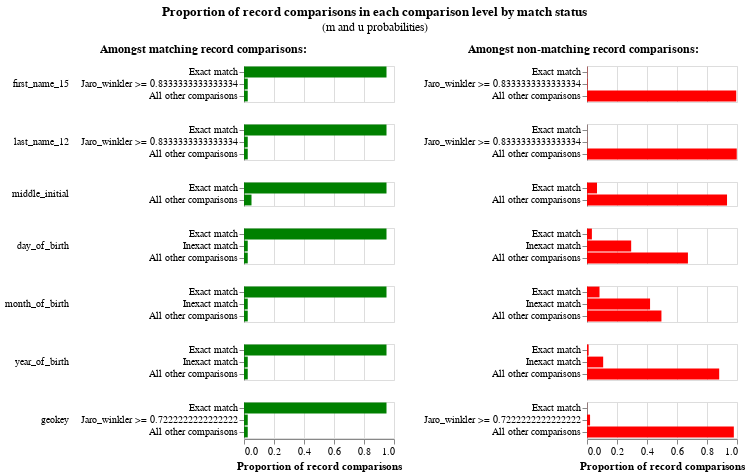

The notebook cell saved with this chart:
### Code cell
# Ignore the green bars on the left, these are the m probabilities that haven't been estimated yet
linker.m_u_parameters_chart()

### Figure 1 — Vega-Lite specification as saved in the notebook (floating-point values rounded to 4 significant figures)
{"config": {"view": {"continuousWidth": 300, "continuousHeight": 300, "discreteHeight": 300, "discreteWidth": 400}, "header": {"title": null}, "title": {"anchor": "middle", "offset": 10}}, "hconcat": [{"mark": "bar", "encoding": {"color": {"value": "green"}, "row": {"field": "comparison_name", "header": {"labelAlign": "left", "labelAnchor": "middle", "labelAngle": 0}, "sort": {"field": "comparison_sort_order"}, "type": "nominal"}, "tooltip": [{"field": "m_probability_description", "title": "m probability description", "type": "nominal"}, {"field": "comparison_name", "title": "Comparison column name", "type": "nominal"}, {"field": "label_for_charts", "title": "Label", "type": "ordinal"}, {"field": "sql_condition", "title": "SQL condition", "type": "nominal"}, {"field": "m_probability", "format": ".4p", "title": "m probability", "type": "quantitative"}, {"field": "u_probability", "format": ".4p", "title": "u probability", "type": "quantitative"}, {"field": "bayes_factor", "format": ",.4f", "title": "Bayes factor = m/u", "type": "quantitative"}, {"field": "log2_bayes_factor", "format": ",.4f", "title": "Match weight = log2(m/u)", "type": "quantitative"}], "x": {"axis": {"title": "Proportion of record comparisons"}, "field": "m_probability", "type": "quantitative"}, "y": {"axis": {"title": null}, "field": "label_for_charts", "sort": {"field": "comparison_vector_value", "order": "descending"}, "type": "nominal"}}, "height": {"step": 12}, "resolve": {"scale": {"y": "independent"}}, "title": {"text": "Amongst matching record comparisons:", "fontSize": 12, "fontWeight": "bold"}, "transform": [{"filter": "(datum.bayes_factor != 'no-op filter due to vega lite issue 4680')"}], "width": 150}, {"mark": "bar", "encoding": {"color": {"value": "red"}, "row": {"field": "comparison_name", "header": {"labels": false}, "sort": {"field": "comparison_sort_order"}, "type": "nominal"}, "tooltip": [{"field": "u_probability_description", "title": "u probability description", "type": "nominal"}, {"field": "comparison_name", "title": "Comparison column name", "type": "nominal"}, {"field": "label_for_charts", "title": "Label", "type": "ordinal"}, {"field": "sql_condition", "title": "SQL condition", "type": "nominal"}, {"field": "m_probability", "format": ".4p", "title": "m probability", "type": "quantitative"}, {"field": "u_probability", "format": ".4p", "title": "u probability", "type": "quantitative"}, {"field": "bayes_factor", "format": ",.4f", "title": "Bayes factor = m/u", "type": "quantitative"}, {"field": "log2_bayes_factor", "format": ",.4f", "title": "Match weight = log2(m/u)", "type": "quantitative"}], "x": {"axis": {"title": "Proportion of record comparisons"}, "field": "u_probability", "type": "quantitative"}, "y": {"axis": {"title": null}, "field": "label_for_charts", "sort": {"field": "comparison_vector_value", "order": "descending"}, "type": "nominal"}}, "height": {"step": 12}, "resolve": {"scale": {"y": "independent"}}, "title": {"text": "Amongst non-matching record comparisons:", "fontSize": 12, "fontWeight": "bold"}, "transform": [{"filter": "(datum.bayes_factor != 'no-op filter2 due to vega lite issue 4680')"}], "width": 150}], "data": {"name": "data-80d25e363a4202bb312416f3a3ed4101"}, "title": {"text": "Proportion of record comparisons in each comparison level by match status", "subtitle": "(m and u probabilities)"}, "$schema": "https://vega.github.io/schema/vega-lite/v5.9.3.json", "datasets": {"data-80d25e363a4202bb312416f3a3ed4101": [{"comparison_name": "first_name_15", "sql_condition": "`first_name_15_l` = `first_name_15_r`", "label_for_charts": "Exact match", "m_probability": 0.95, "u_probability": 0.001788, "m_probability_description": "Amongst matching record comparisons, 95.00% of records are in the exact match comparison level", "u_probability_description": "Amongst non-matching record comparisons, 0.18% of records are in the exact match comparison level", "has_tf_adjustments": false, "tf_adjustment_column": null, "tf_adjustment_weight": 1.0, "is_null_level": false, "bayes_factor": 531.4, "log2_bayes_factor": 9.054, "comparison_vector_value": 2, "max_comparison_vector_value": 2, "bayes_factor_description": "If comparison level is `exact match` then comparison is 531.45 times more likely to be a match", "probability_two_random_records_match": 1.654e-07, "comparison_sort_order": 0}, {"comparison_name": "first_name_15", "sql_condition": "jaro_winkler(`first_name_15_l`, `first_name_15_r`) >= 0.8333333333333334", "label_for_charts": "Jaro_winkler >= 0.8333333333333334", "m_probability": 0.025, "u_probability": 0.003334, "m_probability_description": "Amongst matching record comparisons, 2.50% of records are in the jaro_winkler >= 0.8333333333333334 comparison level", "u_probability_description": "Amongst non-matching record comparisons, 0.33% of records are in the jaro_winkler >= 0.8333333333333334 comparison level", "has_tf_adjustments": false, "tf_adjustment_column": null, "tf_adjustment_weight": 1.0, "is_null_level": false, "bayes_factor": 7.499, "log2_bayes_factor": 2.907, "comparison_vector_value": 1, "max_comparison_vector_value": 2, "bayes_factor_description": "If comparison level is `jaro_winkler >= 0.8333333333333334` then comparison is 7.50 times more likely to be a match", "probability_two_random_records_match": 1.654e-07, "comparison_sort_order": 0}, {"comparison_name": "first_name_15", "sql_condition": "ELSE", "label_for_charts": "All other comparisons", "m_probability": 0.025, "u_probability": 0.9949, "m_probability_description": "Amongst matching record comparisons, 2.50% of records are in the all other comparisons comparison level", "u_probability_description": "Amongst non-matching record comparisons, 99.49% of records are in the all other comparisons comparison level", "has_tf_adjustments": false, "tf_adjustment_column": null, "tf_adjustment_weight": 1.0, "is_null_level": false, "bayes_factor": 0.02513, "log2_bayes_factor": -5.315, "comparison_vector_value": 0, "max_comparison_vector_value": 2, "bayes_factor_description": "If comparison level is `all other comparisons` then comparison is  39.80 times less likely to be a match", "probability_two_random_records_match": 1.654e-07, "comparison_sort_order": 0}, {"comparison_name": "last_name_12", "sql_condition": "`last_name_12_l` = `last_name_12_r`", "label_for_charts": "Exact match", "m_probability": 0.95, "u_probability": 0.0004849, "m_probability_description": "Amongst matching record comparisons, 95.00% of records are in the exact match comparison level", "u_probability_description": "Amongst non-matching record comparisons, 0.05% of records are in the exact match comparison level", "has_tf_adjustments": false, "tf_adjustment_column": null, "tf_adjustment_weight": 1.0, "is_null_level": false, "bayes_factor": 1959.0, "log2_bayes_factor": 10.94, "comparison_vector_value": 2, "max_comparison_vector_value": 2, "bayes_factor_description": "If comparison level is `exact match` then comparison is 1,959.03 times more likely to be a match", "probability_two_random_records_match": 1.654e-07, "comparison_sort_order": 1}, {"comparison_name": "last_name_12", "sql_condition": "jaro_winkler(`last_name_12_l`, `last_name_12_r`) >= 0.8333333333333334", "label_for_charts": "Jaro_winkler >= 0.8333333333333334", "m_probability": 0.025, "u_probability": 0.001215, "m_probability_description": "Amongst matching record comparisons, 2.50% of records are in the jaro_winkler >= 0.8333333333333334 comparison level", "u_probability_description": "Amongst non-matching record comparisons, 0.12% of records are in the jaro_winkler >= 0.8333333333333334 comparison level", "has_tf_adjustments": false, "tf_adjustment_column": null, "tf_adjustment_weight": 1.0, "is_null_level": false, "bayes_factor": 20.57, "log2_bayes_factor": 4.363, "comparison_vector_value": 1, "max_comparison_vector_value": 2, "bayes_factor_description": "If comparison level is `jaro_winkler >= 0.8333333333333334` then comparison is 20.57 times more likely to be a match", "probability_two_random_records_match": 1.654e-07, "comparison_sort_order": 1}, {"comparison_name": "last_name_12", "sql_condition": "ELSE", "label_for_charts": "All other comparisons", "m_probability": 0.025, "u_probability": 0.9983, "m_probability_description": "Amongst matching record comparisons, 2.50% of records are in the all other comparisons comparison level", "u_probability_description": "Amongst non-matching record comparisons, 99.83% of records are in the all other comparisons comparison level", "has_tf_adjustments": false, "tf_adjustment_column": null, "tf_adjustment_weight": 1.0, "is_null_level": false, "bayes_factor": 0.02504, "log2_bayes_factor": -5.319, "comparison_vector_value": 0, "max_comparison_vector_value": 2, "bayes_factor_description": "If comparison level is `all other comparisons` then comparison is  39.93 times less likely to be a match", "probability_two_random_records_match": 1.654e-07, "comparison_sort_order": 1}, {"comparison_name": "middle_initial", "sql_condition": "`middle_initial_l` = `middle_initial_r`", "label_for_charts": "Exact match", "m_probability": 0.95, "u_probability": 0.0665, "m_probability_description": "Amongst matching record comparisons, 95.00% of records are in the exact match comparison level", "u_probability_description": "Amongst non-matching record comparisons, 6.65% of records are in the exact match comparison level", "has_tf_adjustments": false, "tf_adjustment_column": null, "tf_adjustment_weight": 1.0, "is_null_level": false, "bayes_factor": 14.29, "log2_bayes_factor": 3.837, "comparison_vector_value": 1, "max_comparison_vector_value": 1, "bayes_factor_description": "If comparison level is `exact match` then comparison is 14.29 times more likely to be a match", "probability_two_random_records_match": 1.654e-07, "comparison_sort_order": 2}, {"comparison_name": "middle_initial", "sql_condition": "ELSE", "label_for_charts": "All other comparisons", "m_probability": 0.05, "u_probability": 0.9335, "m_probability_description": "Amongst matching record comparisons, 5.00% of records are in the all other comparisons comparison level", "u_probability_description": "Amongst non-matching record comparisons, 93.35% of records are in the all other comparisons comparison level", "has_tf_adjustments": false, "tf_adjustment_column": null, "tf_adjustment_weight": 1.0, "is_null_level": false, "bayes_factor": 0.05356, "log2_bayes_factor": -4.223, "comparison_vector_value": 0, "max_comparison_vector_value": 1, "bayes_factor_description": "If comparison level is `all other comparisons` then comparison is  18.67 times less likely to be a match", "probability_two_random_records_match": 1.654e-07, "comparison_sort_order": 2}, {"comparison_name": "day_of_birth", "sql_condition": "`day_of_birth_l` = `day_of_birth_r`", "label_for_charts": "Exact match", "m_probability": 0.95, "u_probability": 0.03263, "m_probability_description": "Amongst matching record comparisons, 95.00% of records are in the exact match comparison level", "u_probability_description": "Amongst non-matching record comparisons, 3.26% of records are in the exact match comparison level", "has_tf_adjustments": false, "tf_adjustment_column": null, "tf_adjustment_weight": 1.0, "is_null_level": false, "bayes_factor": 29.11, "log2_bayes_factor": 4.864, "comparison_vector_value": 2, "max_comparison_vector_value": 2, "bayes_factor_description": "If comparison level is `exact match` then comparison is 29.11 times more likely to be a match", "probability_two_random_records_match": 1.654e-07, "comparison_sort_order": 3}, {"comparison_name": "day_of_birth", "sql_condition": "abs(day_of_birth_l - day_of_birth_r) <= 5", "label_for_charts": "Inexact match", "m_probability": 0.025, "u_probability": 0.2945, "m_probability_description": "Amongst matching record comparisons, 2.50% of records are in the inexact match comparison level", "u_probability_description": "Amongst non-matching record comparisons, 29.45% of records are in the inexact match comparison level", "has_tf_adjustments": false, "tf_adjustment_column": null, "tf_adjustment_weight": 1.0, "is_null_level": false, "bayes_factor": 0.08489, "log2_bayes_factor": -3.558, "comparison_vector_value": 1, "max_comparison_vector_value": 2, "bayes_factor_description": "If comparison level is `inexact match` then comparison is  11.78 times less likely to be a match", "probability_two_random_records_match": 1.654e-07, "comparison_sort_order": 3}, {"comparison_name": "day_of_birth", "sql_condition": "ELSE", "label_for_charts": "All other comparisons", "m_probability": 0.025, "u_probability": 0.6729, "m_probability_description": "Amongst matching record comparisons, 2.50% of records are in the all other comparisons comparison level", "u_probability_description": "Amongst non-matching record comparisons, 67.29% of records are in the all other comparisons comparison level", "has_tf_adjustments": false, "tf_adjustment_column": null, "tf_adjustment_weight": 1.0, "is_null_level": false, "bayes_factor": 0.03715, "log2_bayes_factor": -4.75, "comparison_vector_value": 0, "max_comparison_vector_value": 2, "bayes_factor_description": "If comparison level is `all other comparisons` then comparison is  26.92 times less likely to be a match", "probability_two_random_records_match": 1.654e-07, "comparison_sort_order": 3}, {"comparison_name": "month_of_birth", "sql_condition": "`month_of_birth_l` = `month_of_birth_r`", "label_for_charts": "Exact match", "m_probability": 0.95, "u_probability": 0.08335, "m_probability_description": "Amongst matching record comparisons, 95.00% of records are in the exact match comparison level", "u_probability_description": "Amongst non-matching record comparisons, 8.34% of records are in the exact match comparison level", "has_tf_adjustments": false, "tf_adjustment_column": null, "tf_adjustment_weight": 1.0, "is_null_level": false, "bayes_factor": 11.4, "log2_bayes_factor": 3.511, "comparison_vector_value": 2, "max_comparison_vector_value": 2, "bayes_factor_description": "If comparison level is `exact match` then comparison is 11.40 times more likely to be a match", "probability_two_random_records_match": 1.654e-07, "comparison_sort_order": 4}, {"comparison_name": "month_of_birth", "sql_condition": "abs(month_of_birth_l - month_of_birth_r) <= 3", "label_for_charts": "Inexact match", "m_probability": 0.025, "u_probability": 0.4204, "m_probability_description": "Amongst matching record comparisons, 2.50% of records are in the inexact match comparison level", "u_probability_description": "Amongst non-matching record comparisons, 42.04% of records are in the inexact match comparison level", "has_tf_adjustments": false, "tf_adjustment_column": null, "tf_adjustment_weight": 1.0, "is_null_level": false, "bayes_factor": 0.05946, "log2_bayes_factor": -4.072, "comparison_vector_value": 1, "max_comparison_vector_value": 2, "bayes_factor_description": "If comparison level is `inexact match` then comparison is  16.82 times less likely to be a match", "probability_two_random_records_match": 1.654e-07, "comparison_sort_order": 4}, {"comparison_name": "month_of_birth", "sql_condition": "ELSE", "label_for_charts": "All other comparisons", "m_probability": 0.025, "u_probability": 0.4962, "m_probability_description": "Amongst matching record comparisons, 2.50% of records are in the all other comparisons comparison level", "u_probability_description": "Amongst non-matching record comparisons, 49.62% of records are in the all other comparisons comparison level", "has_tf_adjustments": false, "tf_adjustment_column": null, "tf_adjustment_weight": 1.0, "is_null_level": false, "bayes_factor": 0.05038, "log2_bayes_factor": -4.311, "comparison_vector_value": 0, "max_comparison_vector_value": 2, "bayes_factor_description": "If comparison level is `all other comparisons` then comparison is  19.85 times less likely to be a match", "probability_two_random_records_match": 1.654e-07, "comparison_sort_order": 4}, {"comparison_name": "year_of_birth", "sql_condition": "`year_of_birth_l` = `year_of_birth_r`", "label_for_charts": "Exact match", "m_probability": 0.95, "u_probability": 0.01091, "m_probability_description": "Amongst matching record comparisons, 95.00% of records are in the exact match comparison level", "u_probability_description": "Amongst non-matching record comparisons, 1.09% of records are in the exact match comparison level", "has_tf_adjustments": false, "tf_adjustment_column": null, "tf_adjustment_weight": 1.0, "is_null_level": false, "bayes_factor": 87.1, "log2_bayes_factor": 6.445, "comparison_vector_value": 2, "max_comparison_vector_value": 2, "bayes_factor_description": "If comparison level is `exact match` then comparison is 87.10 times more likely to be a match", "probability_two_random_records_match": 1.654e-07, "comparison_sort_order": 5}, {"comparison_name": "year_of_birth", "sql_condition": "abs(year_of_birth_l - year_of_birth_r) <= 5", "label_for_charts": "Inexact match", "m_probability": 0.025, "u_probability": 0.1078, "m_probability_description": "Amongst matching record comparisons, 2.50% of records are in the inexact match comparison level", "u_probability_description": "Amongst non-matching record comparisons, 10.78% of records are in the inexact match comparison level", "has_tf_adjustments": false, "tf_adjustment_column": null, "tf_adjustment_weight": 1.0, "is_null_level": false, "bayes_factor": 0.2319, "log2_bayes_factor": -2.108, "comparison_vector_value": 1, "max_comparison_vector_value": 2, "bayes_factor_description": "If comparison level is `inexact match` then comparison is  4.31 times less likely to be a match", "probability_two_random_records_match": 1.654e-07, "comparison_sort_order": 5}, {"comparison_name": "year_of_birth", "sql_condition": "ELSE", "label_for_charts": "All other comparisons", "m_probability": 0.025, "u_probability": 0.8813, "m_probability_description": "Amongst matching record comparisons, 2.50% of records are in the all other comparisons comparison level", "u_probability_description": "Amongst non-matching record comparisons, 88.13% of records are in the all other comparisons comparison level", "has_tf_adjustments": false, "tf_adjustment_column": null, "tf_adjustment_weight": 1.0, "is_null_level": false, "bayes_factor": 0.02837, "log2_bayes_factor": -5.14, "comparison_vector_value": 0, "max_comparison_vector_value": 2, "bayes_factor_description": "If comparison level is `all other comparisons` then comparison is  35.25 times less likely to be a match", "probability_two_random_records_match": 1.654e-07, "comparison_sort_order": 5}, {"comparison_name": "geokey", "sql_condition": "`geokey_l` = `geokey_r`", "label_for_charts": "Exact match", "m_probability": 0.95, "u_probability": 0.0006455, "m_probability_description": "Amongst matching record comparisons, 95.00% of records are in the exact match comparison level", "u_probability_description": "Amongst non-matching record comparisons, 0.06% of records are in the exact match comparison level", "has_tf_adjustments": false, "tf_adjustment_column": null, "tf_adjustment_weight": 1.0, "is_null_level": false, "bayes_factor": 1472.0, "log2_bayes_factor": 10.52, "comparison_vector_value": 2, "max_comparison_vector_value": 2, "bayes_factor_description": "If comparison level is `exact match` then comparison is 1,471.72 times more likely to be a match", "probability_two_random_records_match": 1.654e-07, "comparison_sort_order": 6}, {"comparison_name": "geokey", "sql_condition": "jaro_winkler(`geokey_l`, `geokey_r`) >= 0.7222222222222222", "label_for_charts": "Jaro_winkler >= 0.7222222222222222", "m_probability": 0.025, "u_probability": 0.02044, "m_probability_description": "Amongst matching record comparisons, 2.50% of records are in the jaro_winkler >= 0.7222222222222222 comparison level", "u_probability_description": "Amongst non-matching record comparisons, 2.04% of records are in the jaro_winkler >= 0.7222222222222222 comparison level", "has_tf_adjustments": false, "tf_adjustment_column": null, "tf_adjustment_weight": 1.0, "is_null_level": false, "bayes_factor": 1.223, "log2_bayes_factor": 0.2903, "comparison_vector_value": 1, "max_comparison_vector_value": 2, "bayes_factor_description": "If comparison level is `jaro_winkler >= 0.7222222222222222` then comparison is 1.22 times more likely to be a match", "probability_two_random_records_match": 1.654e-07, "comparison_sort_order": 6}, {"comparison_name": "geokey", "sql_condition": "ELSE", "label_for_charts": "All other comparisons", "m_probability": 0.025, "u_probability": 0.9789, "m_probability_description": "Amongst matching record comparisons, 2.50% of records are in the all other comparisons comparison level", "u_probability_description": "Amongst non-matching record comparisons, 97.89% of records are in the all other comparisons comparison level", "has_tf_adjustments": false, "tf_adjustment_column": null, "tf_adjustment_weight": 1.0, "is_null_level": false, "bayes_factor": 0.02554, "log2_bayes_factor": -5.291, "comparison_vector_value": 0, "max_comparison_vector_value": 2, "bayes_factor_description": "If comparison level is `all other comparisons` then comparison is  39.16 times less likely to be a match", "probability_two_random_records_match": 1.654e-07, "comparison_sort_order": 6}]}}
